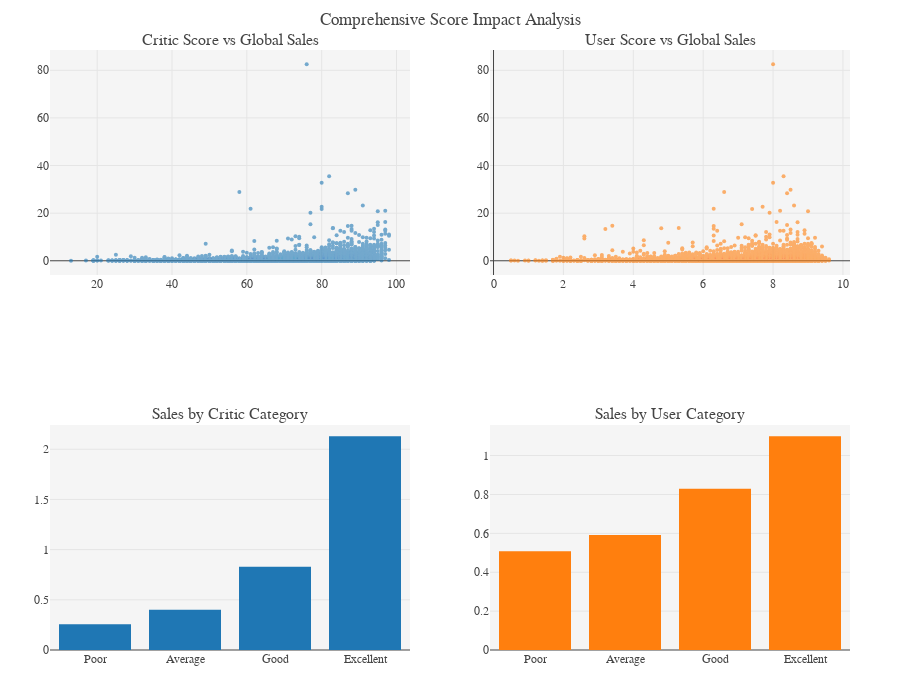

The notebook cell this image was saved under:
### Markdown cell above
#  SCORE IMPACT & CORRELATION ANALYSIS

### Code cell
# 
# SCORE IMPACT ANALYSIS
# 
print("\n IMPACT OF CRITIC AND USER SCORES ON SALES")

# Подготовка данных для анализа корреляции
df_scores = df_clean.dropna(subset=['Critic_Score', 'User_Score']).copy()

# Создание категорий оценок для детального анализа
df_scores['Critic_Category'] = pd.cut(df_scores['Critic_Score'], 
                                     bins=[0, 50, 70, 85, 100],
                                     labels=['Poor', 'Average', 'Good', 'Excellent'])

df_scores['User_Category'] = pd.cut(df_scores['User_Score'],
                                   bins=[0, 5, 7, 8.5, 10],
                                   labels=['Poor', 'Average', 'Good', 'Excellent'])

# Анализ продаж по категориям оценок
critic_sales_impact = df_scores.groupby('Critic_Category')['Global_Sales'].mean()
user_sales_impact = df_scores.groupby('User_Category')['Global_Sales'].mean()

print(" Средние продажи по категориям оценок:")
print("Критики:", critic_sales_impact.round(3).to_dict())
print("Пользователи:", user_sales_impact.round(3).to_dict())

# Расширенная визуализация влияния оценок
fig = make_subplots(rows=2, cols=2,
                    subplot_titles=(
                        "Critic Score vs Global Sales",
                        "User Score vs Global Sales", 
                        "Sales by Critic Category",
                        "Sales by User Category"
                    ))

# Точечные диаграммы
fig.add_trace(
    go.Scatter(x=df_scores['Critic_Score'], y=df_scores['Global_Sales'],
               mode='markers', name='Critic', opacity=0.6,
               marker=dict(size=4, color='#1f77b4')),
    row=1, col=1
)

fig.add_trace(
    go.Scatter(x=df_scores['User_Score'], y=df_scores['Global_Sales'],
               mode='markers', name='User', opacity=0.6,
               marker=dict(size=4, color='#ff7f0e')),
    row=1, col=2
)

# Барплоты по категориям
fig.add_trace(
    go.Bar(x=critic_sales_impact.index, y=critic_sales_impact.values,
           name='Critic Category', marker_color='#1f77b4'),
    row=2, col=1
)

fig.add_trace(
    go.Bar(x=user_sales_impact.index, y=user_sales_impact.values,
           name='User Category', marker_color='#ff7f0e'),
    row=2, col=2
)

fig.update_layout(height=700, title_text="Comprehensive Score Impact Analysis", showlegend=False)
fig.show()

# Корреляционный анализ
correlation_matrix = df_scores[['Critic_Score', 'User_Score', 'Global_Sales', 
                               'NA_Sales', 'EU_Sales', 'JP_Sales']].corr()

print(f"\n КОРРЕЛЯЦИЯ ОЦЕНОК С ПРОДАЖАМИ:")
print(f"Critic Score vs Global Sales: {correlation_matrix.loc['Critic_Score', 'Global_Sales']:.3f}")
print(f"User Score vs Global Sales: {correlation_matrix.loc['User_Score', 'Global_Sales']:.3f}")

### Figure 1 — Plotly figure (JSON) as saved in the notebook; plotly's stock layout.template omitted (floating-point values rounded to 4 significant figures; data arrays with more than 128 entries replaced by an {"elided": "..."} marker saying what was removed)
{"data": [{"marker": {"color": "#1f77b4", "size": 4}, "mode": "markers", "name": "Critic", "opacity": 0.6, "type": "scatter", "x": {"elided": "6894 float values"}, "xaxis": "x", "y": {"elided": "6894 float values"}, "yaxis": "y"}, {"marker": {"color": "#ff7f0e", "size": 4}, "mode": "markers", "name": "User", "opacity": 0.6, "type": "scatter", "x": {"elided": "6894 float values"}, "xaxis": "x2", "y": {"elided": "6894 float values"}, "yaxis": "y2"}, {"marker": {"color": "#1f77b4"}, "name": "Critic Category", "type": "bar", "x": ["Poor", "Average", "Good", "Excellent"], "xaxis": "x3", "y": [0.2568, 0.4002, 0.8284, 2.129], "yaxis": "y3"}, {"marker": {"color": "#ff7f0e"}, "name": "User Category", "type": "bar", "x": ["Poor", "Average", "Good", "Excellent"], "xaxis": "x4", "y": [0.5075, 0.5908, 0.8293, 1.099], "yaxis": "y4"}], "layout": {"annotations": [{"font": {"size": 16}, "showarrow": false, "text": "Critic Score vs Global Sales", "x": 0.225, "xanchor": "center", "xref": "paper", "y": 1, "yanchor": "bottom", "yref": "paper"}, {"font": {"size": 16}, "showarrow": false, "text": "User Score vs Global Sales", "x": 0.775, "xanchor": "center", "xref": "paper", "y": 1, "yanchor": "bottom", "yref": "paper"}, {"font": {"size": 16}, "showarrow": false, "text": "Sales by Critic Category", "x": 0.225, "xanchor": "center", "xref": "paper", "y": 0.375, "yanchor": "bottom", "yref": "paper"}, {"font": {"size": 16}, "showarrow": false, "text": "Sales by User Category", "x": 0.775, "xanchor": "center", "xref": "paper", "y": 0.375, "yanchor": "bottom", "yref": "paper"}], "height": 700, "showlegend": false, "title": {"text": "Comprehensive Score Impact Analysis"}, "xaxis": {"anchor": "y", "domain": [0, 0.45]}, "xaxis2": {"anchor": "y2", "domain": [0.55, 1]}, "xaxis3": {"anchor": "y3", "domain": [0, 0.45]}, "xaxis4": {"anchor": "y4", "domain": [0.55, 1]}, "yaxis": {"anchor": "x", "domain": [0.625, 1]}, "yaxis2": {"anchor": "x2", "domain": [0.625, 1]}, "yaxis3": {"anchor": "x3", "domain": [0, 0.375]}, "yaxis4": {"anchor": "x4", "domain": [0, 0.375]}}}
